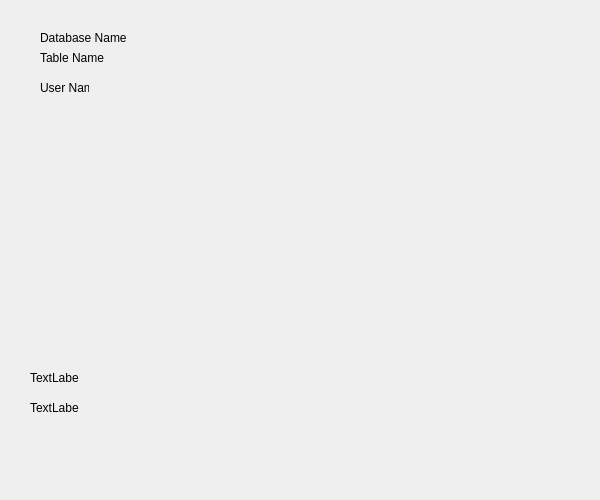
<?xml version="1.0" encoding="UTF-8"?>
<ui version="4.0">
 <class>Form</class>
 <widget class="QWidget" name="Form">
  <property name="geometry">
   <rect>
    <x>0</x>
    <y>0</y>
    <width>600</width>
    <height>500</height>
   </rect>
  </property>
  <property name="windowTitle">
   <string>Form</string>
  </property>
  <widget class="QLabel" name="label">
   <property name="geometry">
    <rect>
     <x>40</x>
     <y>30</y>
     <width>141</width>
     <height>16</height>
    </rect>
   </property>
   <property name="text">
    <string>Database Name</string>
   </property>
  </widget>
  <widget class="QLabel" name="label_2">
   <property name="geometry">
    <rect>
     <x>40</x>
     <y>50</y>
     <width>121</width>
     <height>16</height>
    </rect>
   </property>
   <property name="text">
    <string>Table Name</string>
   </property>
  </widget>
  <widget class="QLabel" name="label_3">
   <property name="geometry">
    <rect>
     <x>40</x>
     <y>80</y>
     <width>49</width>
     <height>16</height>
    </rect>
   </property>
   <property name="text">
    <string>User Name</string>
   </property>
  </widget>
  <widget class="QLabel" name="label_4">
   <property name="geometry">
    <rect>
     <x>30</x>
     <y>370</y>
     <width>49</width>
     <height>16</height>
    </rect>
   </property>
   <property name="text">
    <string>TextLabel</string>
   </property>
  </widget>
  <widget class="QLabel" name="label_5">
   <property name="geometry">
    <rect>
     <x>30</x>
     <y>400</y>
     <width>49</width>
     <height>16</height>
    </rect>
   </property>
   <property name="text">
    <string>TextLabel</string>
   </property>
  </widget>
 </widget>
 <resources/>
 <connections/>
</ui>
